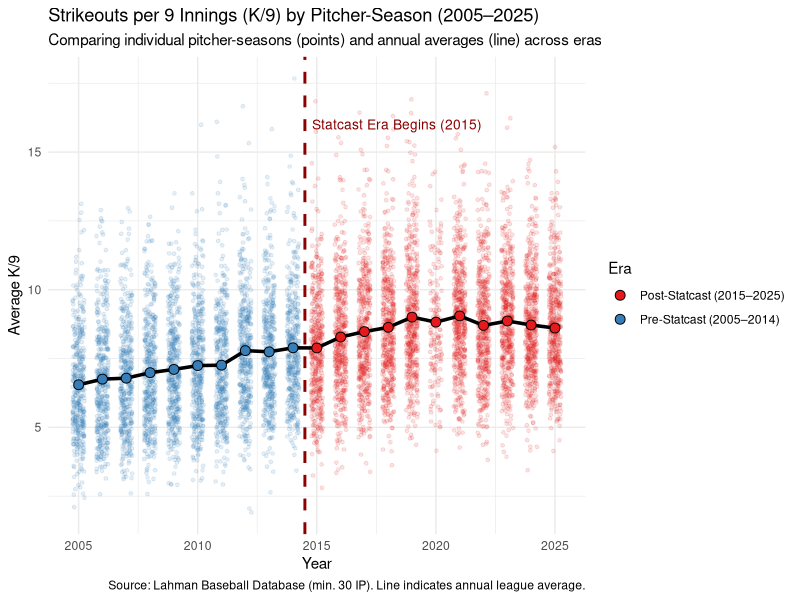
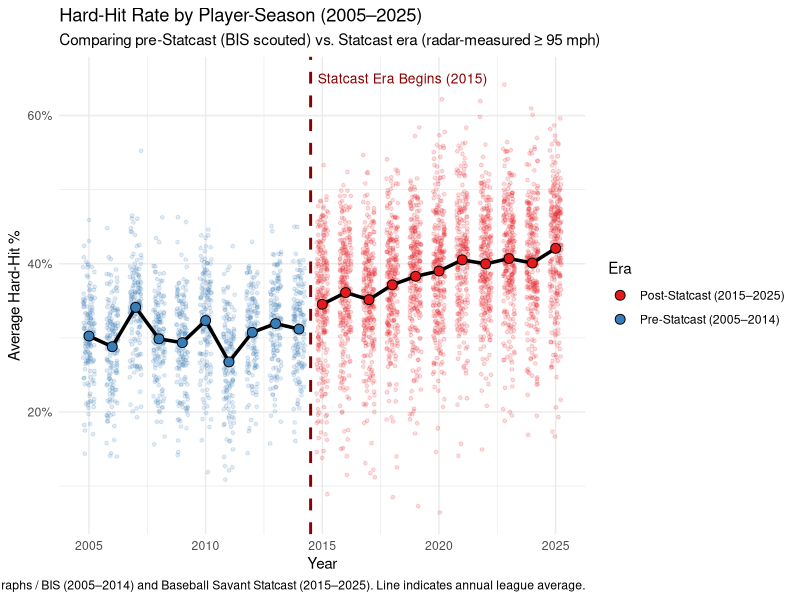

These figures' R source, in order:
## ---- chunk 1
#| message: false
library(tidyverse)
# Statcast & pre-Statcast Hard-Hit Rate data (player-seasons)
hitters_hard_hit <- read_csv("data/all_hitters_hard_hit.csv")

yearly_avg_hh <- hitters_hard_hit |>
  group_by(year, era) |>
  summarize(avg_hard_hit = mean(hard_hit_pct, na.rm = TRUE), .groups = "drop")

# Pitcher seasons data (K/9)
pitcher_seasons <- read_csv("data/pitcher_seasons.csv")

yearly_pitching <- pitcher_seasons |>
  group_by(yearID, era) |>
  summarize(avg_so9 = mean(so9), .groups = "drop")
## ---- chunk 2
#| label: plot-k9-pitcher-seasons
ggplot() +
  geom_jitter(
    data = pitcher_seasons,
    aes(x = yearID, y = so9, color = era),
    alpha = 0.12,
    width = 0.25,
    size = 1
  ) +
  geom_line(
    data = yearly_pitching,
    aes(x = yearID, y = avg_so9),
    color = "black",
    linewidth = 1.2
  ) +
  geom_point(
    data = yearly_pitching,
    aes(x = yearID, y = avg_so9, fill = era),
    shape = 21,
    size = 3,
    color = "black"
  ) +
  geom_vline(xintercept = 2014.5, linetype = "dashed", color = "darkred", linewidth = 1) +
  annotate(
    "text",
    x = 2014.8,
    y = 16,
    label = "Statcast Era Begins (2015)",
    color = "darkred",
    hjust = 0,
    size = 3.5
  ) +
  scale_x_continuous(breaks = seq(2005, 2025, by = 5)) +
  scale_color_manual(values = c("Pre-Statcast (2005–2014)" = "#377eb8", "Post-Statcast (2015–2025)" = "#e41a1c")) +
  scale_fill_manual(values = c("Pre-Statcast (2005–2014)" = "#377eb8", "Post-Statcast (2015–2025)" = "#e41a1c")) +
  labs(
    title = "Strikeouts per 9 Innings (K/9) by Pitcher-Season (2005–2025)",
    subtitle = "Comparing individual pitcher-seasons (points) and annual averages (line) across eras",
    x = "Year",
    y = "Average K/9",
    color = "Era",
    fill = "Era",
    caption = "Source: Lahman Baseball Database (min. 30 IP). Line indicates annual league average."
  ) +
  theme_minimal()
## ---- chunk 3
#| label: plot-hard-hit-player-seasons
ggplot() +
  geom_jitter(
    data = hitters_hard_hit,
    aes(x = year, y = hard_hit_pct, color = era),
    alpha = 0.15,
    width = 0.25,
    size = 1
  ) +
  geom_line(
    data = yearly_avg_hh,
    aes(x = year, y = avg_hard_hit, group = era),
    color = "black",
    linewidth = 1.2
  ) +
  geom_point(
    data = yearly_avg_hh,
    aes(x = year, y = avg_hard_hit, fill = era),
    shape = 21,
    size = 3,
    color = "black"
  ) +
  geom_vline(xintercept = 2014.5, linetype = "dashed", color = "darkred", linewidth = 1) +
  annotate(
    "text",
    x = 2014.8,
    y = 65,
    label = "Statcast Era Begins (2015)",
    color = "darkred",
    hjust = 0,
    size = 3.5
  ) +
  scale_x_continuous(breaks = seq(2005, 2025, by = 5)) +
  scale_y_continuous(labels = \(x) paste0(x, "%")) +
  scale_color_manual(values = c("Pre-Statcast (2005–2014)" = "#377eb8", "Post-Statcast (2015–2025)" = "#e41a1c")) +
  scale_fill_manual(values = c("Pre-Statcast (2005–2014)" = "#377eb8", "Post-Statcast (2015–2025)" = "#e41a1c")) +
  labs(
    title = "Hard-Hit Rate by Player-Season (2005–2025)",
    subtitle = "Comparing pre-Statcast (BIS scouted) vs. Statcast era (radar-measured ≥ 95 mph)",
    x = "Year",
    y = "Average Hard-Hit %",
    color = "Era",
    fill = "Era",
    caption = "Sources: FanGraphs / BIS (2005–2014) and Baseball Savant Statcast (2015–2025). Line indicates annual league average."
  ) +
  theme_minimal()
